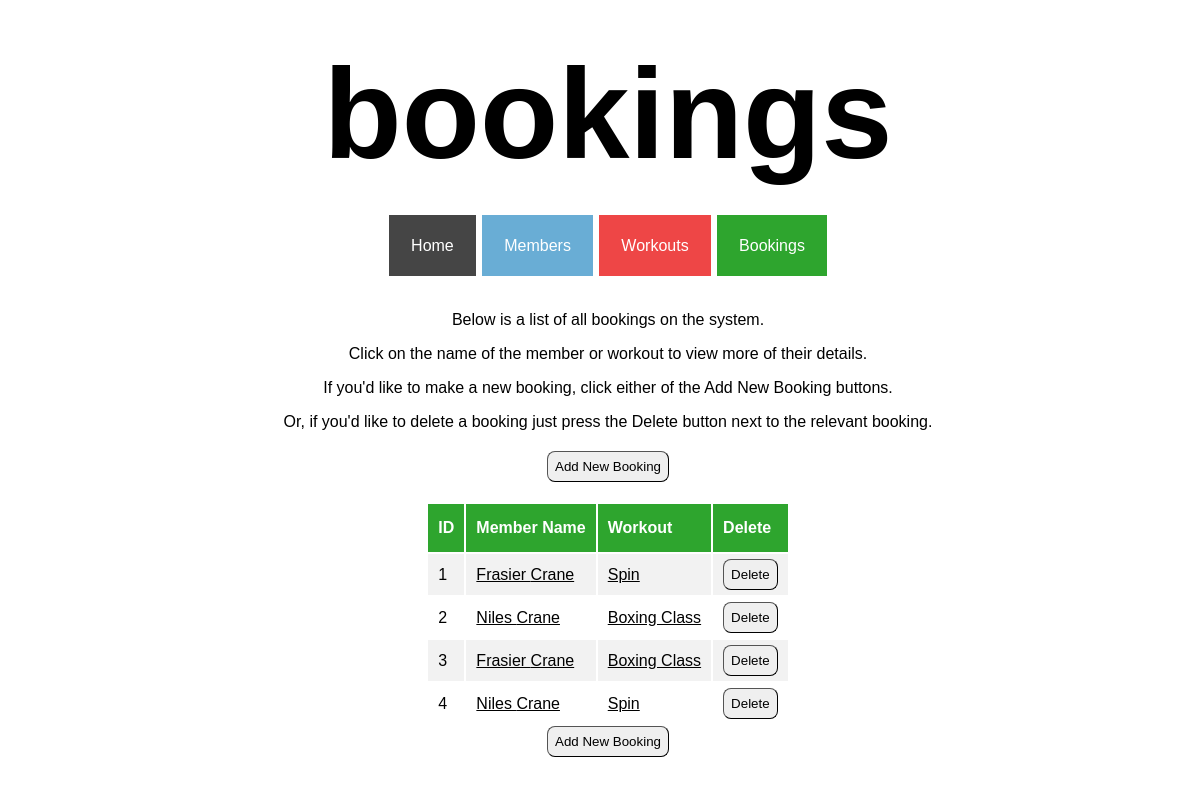
Before: /bookings with the older database file.
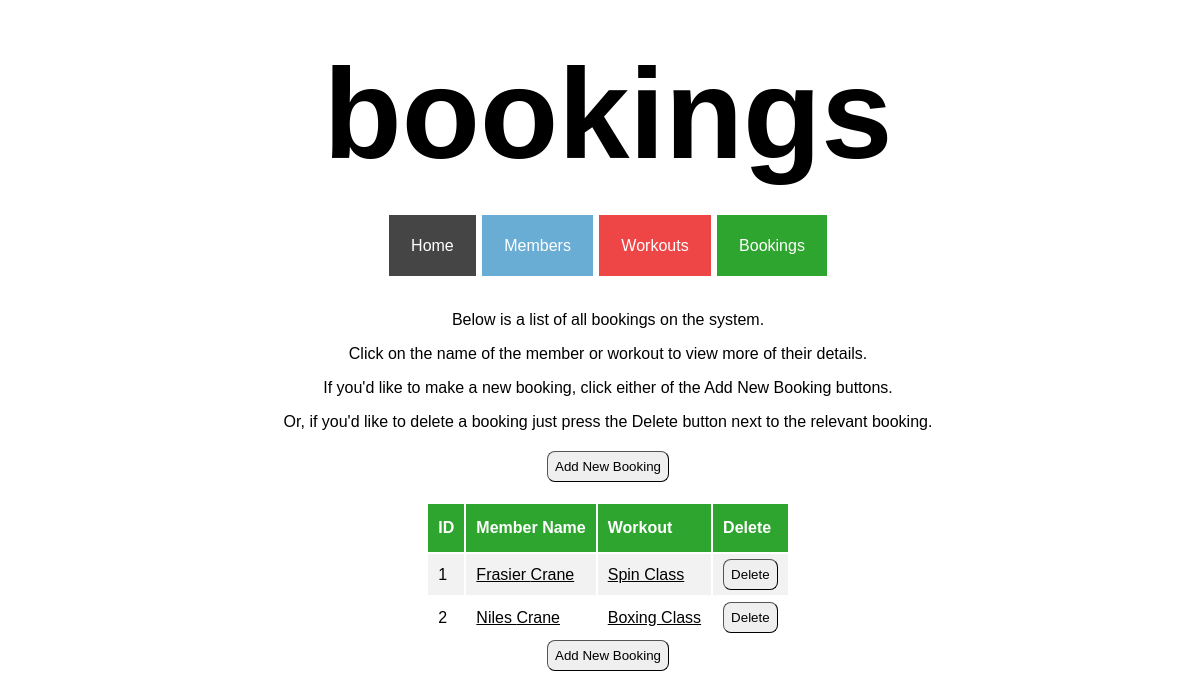
After: the same page with the newer database file.
### tables this page shows
CREATE TABLE members (
    id INTEGER PRIMARY KEY AUTOINCREMENT,
    first_name VARCHAR,
    last_name VARCHAR,
    dob DATE,
    active BOOLEAN
);

CREATE TABLE workouts (
    id INTEGER PRIMARY KEY AUTOINCREMENT,
    name VARCHAR,
    date DATE,
    description TEXT,
    duration INTEGER,
    capacity INTEGER,
    capacity_filled INTEGER,
    active BOOLEAN
);

### controllers/booking_controller.py (the view)
@bookings_blueprint.route("/bookings")
def bookings():
    route_name = "bookings"
    bookings = booking_repository.select_all()
    return render_template("bookings/index.html", route_name=route_name, bookings=bookings)

### db/run_sql.py (called while the page is built)
def get_db():
    path = os.path.dirname(os.path.abspath(__file__))
    db = os.path.join(path, "gym_db.db")
    conn = sqlite3.connect(db)
    conn.execute("PRAGMA foreign_keys = 1")
    conn.row_factory = sqlite3.Row
    return conn

def run_sql(sql, values = []):
    db = get_db()
    cursor = db.cursor()
    cursor.execute(sql, values)
    results = cursor.fetchall()
    db.commit()
    db.close()
    return results

### repositories/booking_repository.py (called while the page is built)
def select_all():
    bookings = []
    sql = "SELECT * FROM bookings"
    results = run_sql(sql)
    for row in results:
        member = member_repository.select(row['member_id'])
        workout = workout_repository.select(row['workout_id'])
        booking = Booking(member, workout, row['id'])
        bookings.append(booking)
    return bookings

### repositories/member_repository.py (called while the page is built)
def select(id):
    member = None
    sql = "SELECT * FROM members WHERE id = ?"
    values = [id]
    result = run_sql(sql, values)[0]
    if result is not None:
        active = True if result['active'] == 1 else False
        member = Member(result['first_name'], result['last_name'], result['dob'], active, result['id'])
    return member

### templates/bookings/index.html
{% extends 'base.html'%}
{% block content %}
<div class="index_page_container">
    <p>Below is a list of all bookings on the system.</p>
    <p>Click on the name of the member or workout to view more of their details.</p>
    <p>If you'd like to make a new booking, click either of the Add New Booking buttons.</p>
    <p>Or, if you'd like to delete a booking just press the Delete button next to the relevant booking.</p>
    <button class="index_page_button" id="index_page_top_button">
        <a class="index_page_link" href="/bookings/create">Add New Booking</a>
    </button>
    <table class="index_table">
        <tr class="index_table_headers" id="index_table_headers_bookings">
            <th>ID</th>
            <th>Member Name</th>
            <th>Workout</th>
            <th>Delete</th>
        </tr>
        {% for booking in bookings %}
        <tr class="index_table_content">
        <td>{{booking.id}}</td>
        <td><a class="index_page_link" id="index_page_link_bookings" href="/members/{{booking.member.id}}">{{booking.member.first_name}} {{booking.member.last_name}}</a></td>
        <td><a class="index_page_link" id="index_page_link_bookings" href="/workouts/{{booking.workout.name}}">{{booking.workout.name}}</a></td>
        <td>
            <form action="/bookings/{{booking.id}}/delete" method="POST">
                <button class="index_page_button">Delete</button>
            </form>
        </td>
        {% endfor %}
    </table>
    <button class="index_page_button" id="index_page_button_bottom">
        <a class="index_page_link" href="/bookings/create">Add New Booking</a>
    </button>
</div>
{% endblock %}

Changed rows visible on the page:
changed workouts: name "Spin" → "Spin Class" (drawn)
Other visible differences:
new list line: "1 Delete"
new list line: "Frasier Crane"
new list line: "Spin Class"
list line gone: "1 Delete"
list line gone: "Frasier Crane"
list line gone: "Spin"
list line gone: "3 Delete"
list line gone: "Boxing Class"
list line gone: "4 Delete"
list line gone: "Niles Crane"
